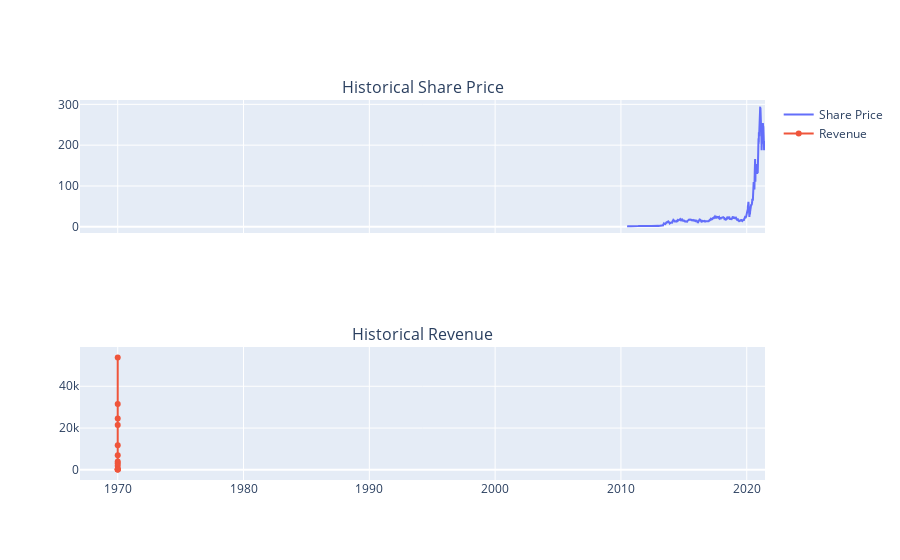

The notebook cell saved with this chart:
### Code cell
fig.add_trace(go.Scatter(x=pd.to_datetime(revenue_data_specific.Date, infer_datetime_format=True), y=revenue_data_specific.Revenue.astype("float"), name="Revenue"), row=2, col=1)

### Figure 1 — Plotly figure (JSON) as saved in the notebook; plotly's stock layout.template omitted (floating-point values rounded to 4 significant figures; data arrays with more than 128 entries replaced by an {"elided": "..."} marker saying what was removed)
{"data": [{"name": "Share Price", "type": "scatter", "x": {"elided": "2759 str values"}, "xaxis": "x", "y": {"elided": "2759 float values"}, "yaxis": "y"}, {"name": "Revenue", "type": "scatter", "x": ["1970-01-01T00:00:00.000002", "1970-01-01T00:00:00.000002", "1970-01-01T00:00:00.000002", "1970-01-01T00:00:00.000002", "1970-01-01T00:00:00.000002", "1970-01-01T00:00:00.000002", "1970-01-01T00:00:00.000002", "1970-01-01T00:00:00.000002", "1970-01-01T00:00:00.000002", "1970-01-01T00:00:00.000002", "1970-01-01T00:00:00.000002", "1970-01-01T00:00:00.000002", "1970-01-01T00:00:00.000002"], "xaxis": "x2", "y": [53823, 31536, 24578, 21461, 11759, 7000, 4046, 3198, 2013, 413, 204, 117, 112], "yaxis": "y2"}], "layout": {"annotations": [{"font": {"size": 16}, "showarrow": false, "text": "Historical Share Price", "x": 0.5, "xanchor": "center", "xref": "paper", "y": 1.0, "yanchor": "bottom", "yref": "paper"}, {"font": {"size": 16}, "showarrow": false, "text": "Historical Revenue", "x": 0.5, "xanchor": "center", "xref": "paper", "y": 0.35, "yanchor": "bottom", "yref": "paper"}], "autosize": true, "xaxis": {"anchor": "y", "autorange": true, "domain": [0, 1], "matches": "x2", "range": ["1966-11-23 00:17:16.868", "2021-06-14"], "showticklabels": false, "type": "date"}, "xaxis2": {"anchor": "y2", "autorange": true, "domain": [0, 1], "range": ["1966-11-23 00:17:16.868", "2021-06-14"], "type": "date"}, "yaxis": {"anchor": "x", "autorange": true, "domain": [0.65, 1.0], "range": [-15.24, 310.7], "type": "linear"}, "yaxis2": {"anchor": "x2", "autorange": true, "domain": [0, 0.35], "range": [-7421.0, 61360.0], "type": "linear"}}}
